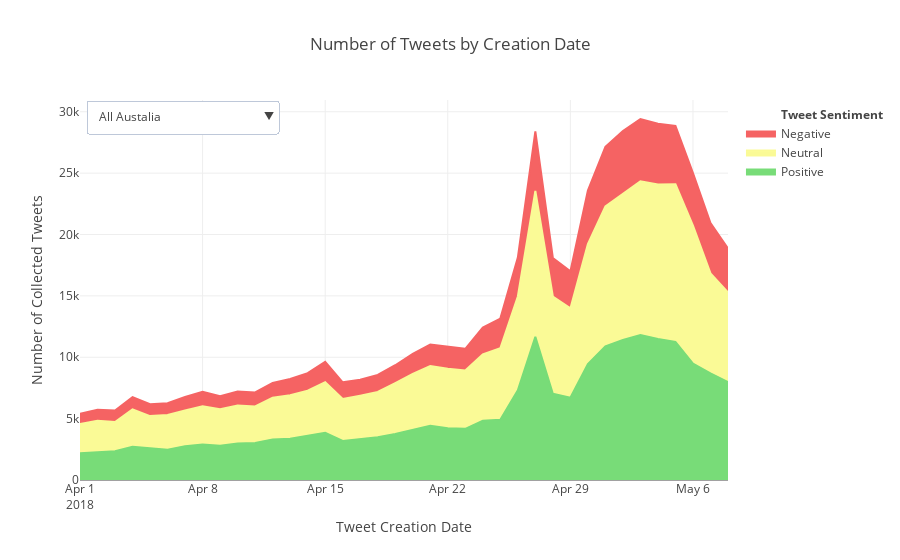

Notebook cell for this chart:
### Code cell
plot_area_chart(transform_df(data_df), graph_title = 'Number of Tweets by Creation Date')
